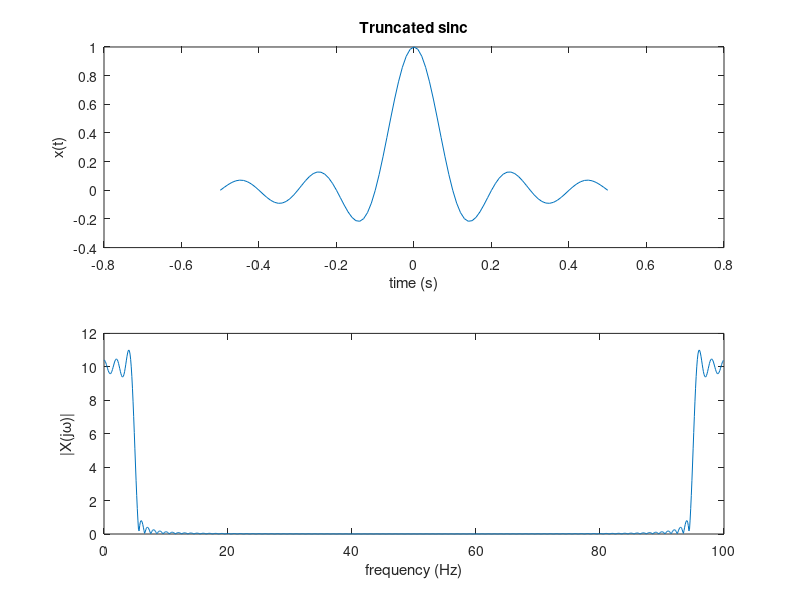
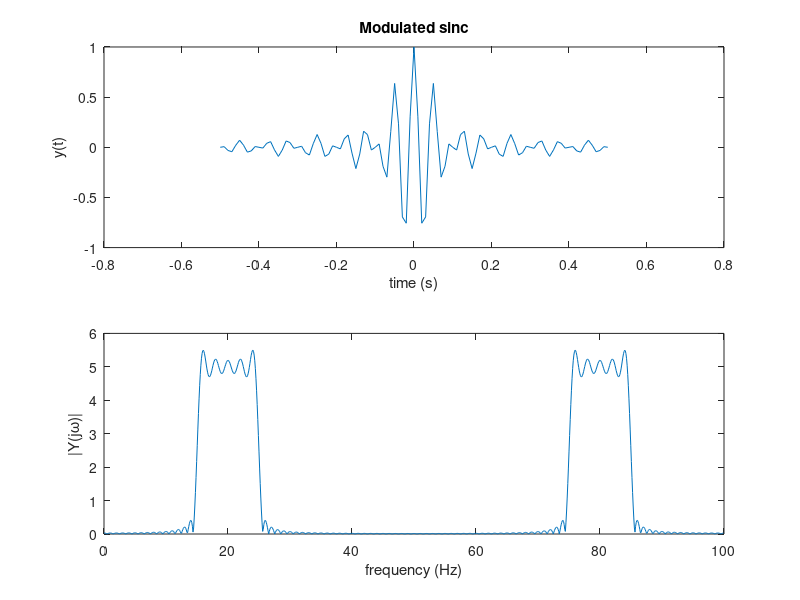
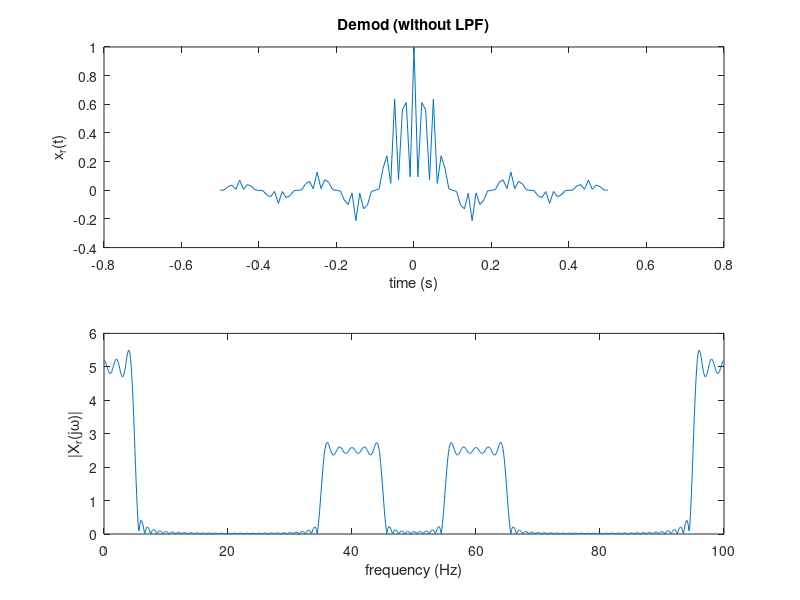

Here is the MATLAB script that generated these plots, in order:
%%
%% demo - Sinc pulse shape
Ts = .1; % symbol period (rate 1/Ts)
dt = .01; % sample period
t = -5*Ts:dt:5*Ts; % time vector
x = sinc(t/Ts); % define sinc, note Matlab convention sinc(x) = sin(pi*x)/(pi*x)
figure
subplot(2,1,1), plot(t,x)
xlabel('time (s)'), ylabel('x(t)'), title('Truncated sinc')
fs = 1/dt; % sample frequency
Nfft = 1024; % length of fft
f = [0:fs/Nfft:fs-fs/Nfft];
subplot(2,1,2), plot(f,abs(fft(x,Nfft)))
xlabel('frequency (Hz)'), ylabel('|X(j\omega)|')
%% modulated sinc
wc = 2*pi*20; % 20Hz modulation
y = x.*cos(wc*t);
figure
subplot(2,1,1), plot(t,y)
xlabel('time (s)'), ylabel('y(t)'), title('Modulated sinc')
fs = 1/dt; % sample frequency
Nfft = 1024; % length of fft
f = [0:fs/Nfft:fs-fs/Nfft];
subplot(2,1,2), plot(f,abs(fft(y,Nfft)))
xlabel('frequency (Hz)'), ylabel('|Y(j\omega)|')
%% demodulated
xr = y.*cos(wc*t);
figure
subplot(2,1,1), plot(t,xr)
xlabel('time (s)'), ylabel('x_r(t)'), title('Demod (without LPF)')
fs = 1/dt; % sample frequency
Nfft = 1024; % length of fft
f = [0:fs/Nfft:fs-fs/Nfft];
subplot(2,1,2), plot(f,abs(fft(xr,Nfft)))
xlabel('frequency (Hz)'), ylabel('|X_r(j\omega)|')
% then LPF, e.g., lowpass()